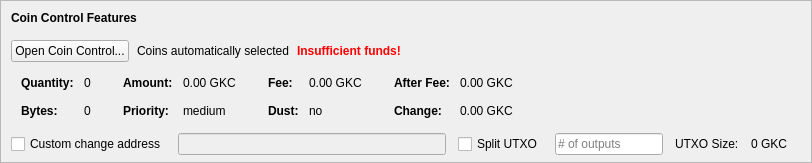
    <widget class="QFrame" name="frameCoinControl">
     <property name="sizePolicy">
      <sizepolicy hsizetype="Expanding" vsizetype="Expanding">
       <horstretch>0</horstretch>
       <verstretch>0</verstretch>
      </sizepolicy>
     </property>
     <property name="maximumSize">
      <size>
       <width>16777215</width>
       <height>16777215</height>
      </size>
     </property>
     <property name="frameShape">
      <enum>QFrame::StyledPanel</enum>
     </property>
     <property name="frameShadow">
      <enum>QFrame::Sunken</enum>
     </property>
     <layout class="QVBoxLayout" name="verticalLayoutCoinControl2">
      <property name="spacing">
       <number>0</number>
      </property>
      <property name="leftMargin">
       <number>0</number>
      </property>
      <property name="topMargin">
       <number>0</number>
      </property>
      <property name="rightMargin">
       <number>0</number>
      </property>
      <property name="bottomMargin">
       <number>6</number>
      </property>
      <item>
       <layout class="QVBoxLayout" name="verticalLayoutCoinControl" stretch="0,0,0,0,1">
        <property name="spacing">
         <number>0</number>
        </property>
        <property name="leftMargin">
         <number>10</number>
        </property>
        <property name="topMargin">
         <number>10</number>
        </property>
        <item>
         <layout class="QHBoxLayout" name="horizontalLayoutCoinControl1">
          <property name="bottomMargin">
           <number>15</number>
          </property>
          <item>
           <widget class="QLabel" name="labelCoinControlFeatures">
            <property name="sizePolicy">
             <sizepolicy hsizetype="Preferred" vsizetype="Maximum">
              <horstretch>0</horstretch>
              <verstretch>0</verstretch>
             </sizepolicy>
            </property>
            <property name="font">
             <font>
              <weight>75</weight>
              <bold>true</bold>
             </font>
            </property>
            <property name="styleSheet">
             <string notr="true">font-weight:bold;</string>
            </property>
            <property name="text">
             <string>Coin Control Features</string>
            </property>
           </widget>
          </item>
         </layout>
        </item>
        <item>
         <layout class="QHBoxLayout" name="horizontalLayoutCoinControl2" stretch="0,0,0,0">
          <property name="spacing">
           <number>8</number>
          </property>
          <property name="bottomMargin">
           <number>10</number>
          </property>
          <item>
           <widget class="QPushButton" name="pushButtonCoinControl">
            <property name="styleSheet">
             <string notr="true"/>
            </property>
            <property name="text">
             <string>Open Coin Control...</string>
            </property>
            <property name="autoDefault">
             <bool>false</bool>
            </property>
           </widget>
          </item>
          <item>
           <widget class="QLabel" name="labelCoinControlAutomaticallySelected">
            <property name="text">
             <string>Coins automatically selected</string>
            </property>
            <property name="margin">
             <number>5</number>
            </property>
           </widget>
          </item>
          <item>
           <widget class="QLabel" name="labelCoinControlInsuffFunds">
            <property name="font">
             <font>
              <weight>75</weight>
              <bold>true</bold>
             </font>
            </property>
            <property name="styleSheet">
             <string notr="true">color:red;font-weight:bold;</string>
            </property>
            <property name="text">
             <string>Insufficient funds!</string>
            </property>
            <property name="margin">
             <number>5</number>
            </property>
           </widget>
          </item>
          <item>
           <spacer name="horizontalSpacerCoinControl">
            <property name="orientation">
             <enum>Qt::Horizontal</enum>
            </property>
            <property name="sizeHint" stdset="0">
             <size>
              <width>40</width>
              <height>1</height>
             </size>
            </property>
           </spacer>
          </item>
         </layout>
        </item>
        <item>
         <widget class="QWidget" name="widgetCoinControl" native="true">
          <property name="sizePolicy">
           <sizepolicy hsizetype="Preferred" vsizetype="Preferred">
            <horstretch>0</horstretch>
            <verstretch>0</verstretch>
           </sizepolicy>
          </property>
          <property name="minimumSize">
           <size>
            <width>0</width>
            <height>0</height>
           </size>
          </property>
          <property name="styleSheet">
           <string notr="true"/>
          </property>
          <layout class="QHBoxLayout" name="horizontalLayoutCoinControl5">
           <property name="leftMargin">
            <number>0</number>
           </property>
           <property name="topMargin">
            <number>0</number>
           </property>
           <property name="rightMargin">
            <number>0</number>
           </property>
           <property name="bottomMargin">
            <number>0</number>
           </property>
           <item>
            <layout class="QHBoxLayout" name="horizontalLayoutCoinControl3" stretch="0,0,0,1">
             <property name="spacing">
              <number>20</number>
             </property>
             <property name="topMargin">
              <number>0</number>
             </property>
             <property name="bottomMargin">
              <number>10</number>
             </property>
             <item>
              <layout class="QFormLayout" name="formLayoutCoinControl1">
               <property name="horizontalSpacing">
                <number>10</number>
               </property>
               <property name="verticalSpacing">
                <number>14</number>
               </property>
               <property name="leftMargin">
                <number>10</number>
               </property>
               <property name="topMargin">
                <number>4</number>
               </property>
               <property name="rightMargin">
                <number>6</number>
               </property>
               <item row="0" column="0">
                <widget class="QLabel" name="labelCoinControlQuantityText">
                 <property name="font">
                  <font>
                   <weight>75</weight>
                   <bold>true</bold>
                  </font>
                 </property>
                 <property name="text">
                  <string>Quantity:</string>
                 </property>
                 <property name="margin">
                  <number>0</number>
                 </property>
                </widget>
               </item>
               <item row="0" column="1">
                <widget class="QLabel" name="labelCoinControlQuantity">
                 <property name="cursor">
                  <cursorShape>IBeamCursor</cursorShape>
                 </property>
                 <property name="contextMenuPolicy">
                  <enum>Qt::ActionsContextMenu</enum>
                 </property>
                 <property name="text">
                  <string notr="true">0</string>
                 </property>
                 <property name="margin">
                  <number>0</number>
                 </property>
                 <property name="textInteractionFlags">
                  <set>Qt::LinksAccessibleByMouse|Qt::TextSelectableByKeyboard|Qt::TextSelectableByMouse</set>
                 </property>
                </widget>
               </item>
               <item row="1" column="0">
                <widget class="QLabel" name="labelCoinControlBytesText">
                 <property name="font">
                  <font>
                   <weight>75</weight>
                   <bold>true</bold>
                  </font>
                 </property>
                 <property name="text">
                  <string>Bytes:</string>
                 </property>
                </widget>
               </item>
               <item row="1" column="1">
                <widget class="QLabel" name="labelCoinControlBytes">
                 <property name="cursor">
                  <cursorShape>IBeamCursor</cursorShape>
                 </property>
                 <property name="contextMenuPolicy">
                  <enum>Qt::ActionsContextMenu</enum>
                 </property>
                 <property name="text">
                  <string notr="true">0</string>
                 </property>
                 <property name="textInteractionFlags">
                  <set>Qt::LinksAccessibleByMouse|Qt::TextSelectableByKeyboard|Qt::TextSelectableByMouse</set>
                 </property>
                </widget>
               </item>
              </layout>
             </item>
             <item>
              <layout class="QFormLayout" name="formLayoutCoinControl2">
               <property name="horizontalSpacing">
                <number>10</number>
               </property>
               <property name="verticalSpacing">
                <number>14</number>
               </property>
               <property name="leftMargin">
                <number>6</number>
               </property>
               <property name="topMargin">
                <number>4</number>
               </property>
               <property name="rightMargin">
                <number>6</number>
               </property>
               <item row="0" column="0">
                <widget class="QLabel" name="labelCoinControlAmountText">
                 <property name="font">
                  <font>
                   <weight>75</weight>
                   <bold>true</bold>
                  </font>
                 </property>
                 <property name="text">
                  <string>Amount:</string>
                 </property>
                 <property name="margin">
                  <number>0</number>
                 </property>
                </widget>
               </item>
               <item row="0" column="1">
                <widget class="QLabel" name="labelCoinControlAmount">
                 <property name="cursor">
                  <cursorShape>IBeamCursor</cursorShape>
                 </property>
                 <property name="contextMenuPolicy">
                  <enum>Qt::ActionsContextMenu</enum>
                 </property>
                 <property name="text">
                  <string notr="true">0.00 GKC</string>
                 </property>
                 <property name="textInteractionFlags">
                  <set>Qt::LinksAccessibleByMouse|Qt::TextSelectableByKeyboard|Qt::TextSelectableByMouse</set>
                 </property>
                </widget>
               </item>
               <item row="1" column="0">
                <widget class="QLabel" name="labelCoinControlPriorityText">
                 <property name="font">
                  <font>
                   <weight>75</weight>
                   <bold>true</bold>
                  </font>
                 </property>
                 <property name="text">
                  <string>Priority:</string>
                 </property>
                </widget>
               </item>
               <item row="1" column="1">
                <widget class="QLabel" name="labelCoinControlPriority">
                 <property name="cursor">
                  <cursorShape>IBeamCursor</cursorShape>
                 </property>
                 <property name="contextMenuPolicy">
                  <enum>Qt::ActionsContextMenu</enum>
                 </property>
                 <property name="text">
                  <string>medium</string>
                 </property>
                 <property name="textInteractionFlags">
                  <set>Qt::LinksAccessibleByMouse|Qt::TextSelectableByKeyboard|Qt::TextSelectableByMouse</set>
                 </property>
                </widget>
               </item>
              </layout>
             </item>
             <item>
              <layout class="QFormLayout" name="formLayoutCoinControl3">
               <property name="horizontalSpacing">
                <number>10</number>
               </property>
               <property name="verticalSpacing">
                <number>14</number>
               </property>
               <property name="leftMargin">
                <number>6</number>
               </property>
               <property name="topMargin">
                <number>4</number>
               </property>
               <property name="rightMargin">
                <number>6</number>
               </property>
               <item row="0" column="0">
                <widget class="QLabel" name="labelCoinControlFeeText">
                 <property name="font">
                  <font>
                   <weight>75</weight>
                   <bold>true</bold>
                  </font>
                 </property>
                 <property name="text">
                  <string>Fee:</string>
                 </property>
                 <property name="margin">
                  <number>0</number>
                 </property>
                </widget>
               </item>
               <item row="0" column="1">
                <widget class="QLabel" name="labelCoinControlFee">
                 <property name="cursor">
                  <cursorShape>IBeamCursor</cursorShape>
                 </property>
                 <property name="contextMenuPolicy">
                  <enum>Qt::ActionsContextMenu</enum>
                 </property>
                 <property name="text">
                  <string notr="true">0.00 GKC</string>
                 </property>
                 <property name="textInteractionFlags">
                  <set>Qt::LinksAccessibleByMouse|Qt::TextSelectableByKeyboard|Qt::TextSelectableByMouse</set>
                 </property>
                </widget>
               </item>
               <item row="1" column="0">
                <widget class="QLabel" name="labelCoinControlLowOutputText">
                 <property name="font">
                  <font>
                   <weight>75</weight>
                   <bold>true</bold>
                  </font>
                 </property>
                 <property name="text">
                  <string>Dust:</string>
                 </property>
                </widget>
               </item>
               <item row="1" column="1">
                <widget class="QLabel" name="labelCoinControlLowOutput">
                 <property name="cursor">
                  <cursorShape>IBeamCursor</cursorShape>
                 </property>
                 <property name="contextMenuPolicy">
                  <enum>Qt::ActionsContextMenu</enum>
                 </property>
                 <property name="text">
                  <string>no</string>
                 </property>
                 <property name="textInteractionFlags">
                  <set>Qt::LinksAccessibleByMouse|Qt::TextSelectableByKeyboard|Qt::TextSelectableByMouse</set>
                 </property>
                </widget>
               </item>
              </layout>
             </item>
             <item>
              <layout class="QFormLayout" name="formLayoutCoinControl4">
               <property name="horizontalSpacing">
                <number>10</number>
               </property>
               <property name="verticalSpacing">
                <number>14</number>
               </property>
               <property name="leftMargin">
                <number>6</number>
               </property>
               <property name="topMargin">
                <number>4</number>
               </property>
               <property name="rightMargin">
                <number>6</number>
               </property>
               <item row="0" column="0">
                <widget class="QLabel" name="labelCoinControlAfterFeeText">
                 <property name="font">
                  <font>
                   <weight>75</weight>
                   <bold>true</bold>
                  </font>
                 </property>
                 <property name="text">
                  <string>After Fee:</string>
                 </property>
                 <property name="margin">
                  <number>0</number>
                 </property>
                </widget>
               </item>
               <item row="0" column="1">
                <widget class="QLabel" name="labelCoinControlAfterFee">
                 <property name="cursor">
                  <cursorShape>IBeamCursor</cursorShape>
                 </property>
                 <property name="contextMenuPolicy">
                  <enum>Qt::ActionsContextMenu</enum>
                 </property>
                 <property name="text">
                  <string notr="true">0.00 GKC</string>
                 </property>
                 <property name="textInteractionFlags">
                  <set>Qt::LinksAccessibleByMouse|Qt::TextSelectableByKeyboard|Qt::TextSelectableByMouse</set>
                 </property>
                </widget>
               </item>
               <item row="1" column="0">
                <widget class="QLabel" name="labelCoinControlChangeText">
                 <property name="font">
                  <font>
                   <weight>75</weight>
                   <bold>true</bold>
                  </font>
                 </property>
                 <property name="text">
                  <string>Change:</string>
                 </property>
                </widget>
               </item>
               <item row="1" column="1">
                <widget class="QLabel" name="labelCoinControlChange">
                 <property name="cursor">
                  <cursorShape>IBeamCursor</cursorShape>
                 </property>
                 <property name="contextMenuPolicy">
                  <enum>Qt::ActionsContextMenu</enum>
                 </property>
                 <property name="text">
                  <string notr="true">0.00 GKC</string>
                 </property>
                 <property name="textInteractionFlags">
                  <set>Qt::LinksAccessibleByMouse|Qt::TextSelectableByKeyboard|Qt::TextSelectableByMouse</set>
                 </property>
                </widget>
               </item>
              </layout>
             </item>
            </layout>
           </item>
          </layout>
         </widget>
        </item>
        <item>
         <layout class="QHBoxLayout" name="horizontalLayoutCoinControl4" stretch="0,0,0,0,0,0,0">
          <property name="spacing">
           <number>12</number>
          </property>
          <property name="sizeConstraint">
           <enum>QLayout::SetDefaultConstraint</enum>
          </property>
          <property name="topMargin">
           <number>5</number>
          </property>
          <property name="rightMargin">
           <number>5</number>
          </property>
          <item>
           <widget class="QCheckBox" name="checkBoxCoinControlChange">
            <property name="toolTip">
             <string>If this is activated, but the change address is empty or invalid, change will be sent to a newly generated address.</string>
            </property>
            <property name="text">
             <string>Custom change address</string>
            </property>
           </widget>
          </item>
          <item>
           <widget class="QValidatedLineEdit" name="lineEditCoinControlChange">
            <property name="enabled">
             <bool>false</bool>
            </property>
            <property name="sizePolicy">
             <sizepolicy hsizetype="Expanding" vsizetype="Fixed">
              <horstretch>0</horstretch>
              <verstretch>0</verstretch>
             </sizepolicy>
            </property>
           </widget>
          </item>
          <item>
           <widget class="QCheckBox" name="splitBlockCheckBox">
            <property name="text">
             <string>Split UTXO</string>
            </property>
           </widget>
          </item>
          <item>
           <widget class="QLineEdit" name="splitBlockLineEdit">
            <property name="sizePolicy">
             <sizepolicy hsizetype="Fixed" vsizetype="Fixed">
              <horstretch>50</horstretch>
              <verstretch>0</verstretch>
             </sizepolicy>
            </property>
            <property name="placeholderText">
             <string># of outputs</string>
            </property>
           </widget>
          </item>
          <item>
           <widget class="QLabel" name="labelBlockSizeText">
            <property name="text">
             <string>UTXO Size:</string>
            </property>
           </widget>
          </item>
          <item>
           <widget class="QLabel" name="labelBlockSize">
            <property name="text">
             <string>0 GKC</string>
            </property>
           </widget>
          </item>
          <item>
           <widget class="QLabel" name="labelCoinControlChangeLabel">
            <property name="sizePolicy">
             <sizepolicy hsizetype="Preferred" vsizetype="Expanding">
              <horstretch>0</horstretch>
              <verstretch>0</verstretch>
             </sizepolicy>
            </property>
            <property name="minimumSize">
             <size>
              <width>0</width>
              <height>0</height>
             </size>
            </property>
            <property name="text">
             <string/>
            </property>
            <property name="margin">
             <number>3</number>
            </property>
           </widget>
          </item>
         </layout>
        </item>
        <item>
         <spacer name="verticalSpacerCoinControl">
          <property name="orientation">
           <enum>Qt::Vertical</enum>
          </property>
          <property name="sizeHint" stdset="0">
           <size>
            <width>800</width>
            <height>1</height>
           </size>
          </property>
         </spacer>
        </item>
       </layout>
      </item>
     </layout>
    </widget>
